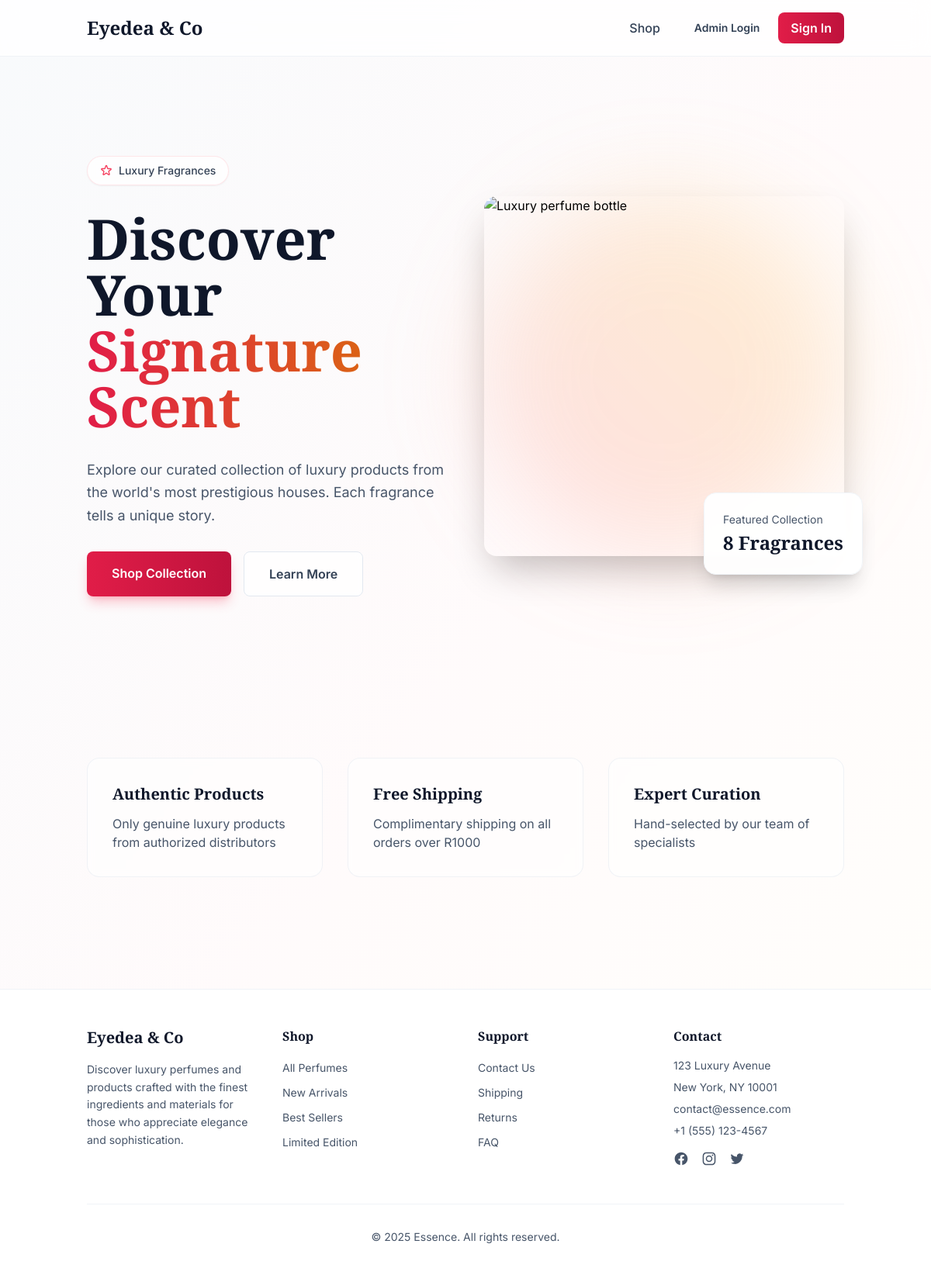
The page / on the database its author committed.
### authentication/models.py (models this page shows, shortened)
class ContactInfo(models.Model):
    address = models.CharField(max_length=255, default='123 Luxury Avenue')
    city = models.CharField(max_length=100, default='New York')
    state = models.CharField(max_length=100, default='NY')
    zip_code = models.CharField(max_length=20, default='10001')
    email = models.EmailField(default='contact@essence.com')
    phone = models.CharField(max_length=20, default='+1 (555) 123-4567')
    updated_at = models.DateTimeField(auto_now=True)
    class Meta:
        verbose_name = 'Contact Information'
        verbose_name_plural = 'Contact Information'

### essence_project/urls.py (the view)
# urls.py: path('', home_redirect, name='home'),
def home_redirect(request):
    if request.user.is_authenticated:
        return redirect('shop')  # Redirect logged-in users to shop
    else:
        return main_page(request)  # Show auth page for non-logged-in users

### authentication/context_processors.py (called while the page is built, shortened)
def contact_info(request):
    try:
        contact_info_instance = ContactInfo.objects.first()
        return {'contact_info': contact_info_instance}
    except:
        return {
            'contact_info': {
                'address': '123 Luxury Avenue',
                'city': 'New York',
                'state': 'NY',
                'zip_code': '10001',
                'email': 'contact@essence.com',
                'phone': '+1 (555) 123-4567'
            }
        }

### authentication/views_main.py (called while the page is built, shortened)
def main_page(request):
    context = {}
    context['features'] = [
        {'title': 'Authentic Products', 'desc': 'Only genuine luxury fragrances from authorized distributors'},
        {'title': 'Free Shipping', 'desc': 'Complimentary shipping on all orders over $100'},
        {'title': 'Expert Curation', 'desc': 'Hand-selected by our team of fragrance specialists'}
    ]
    return render(request, 'react_index.html', context)

### templates/react_index.html (shortened to what this page needs)
<!DOCTYPE html>
<html lang="en">
  <head>
    <script src="https://cdn.tailwindcss.com"></script>
  </head>
  <body class="min-h-screen bg-gradient-to-br from-slate-50 via-rose-50/30 to-amber-50/20">
    {% load static %}
    <nav class="bg-white/80 backdrop-blur-md border-b border-slate-200/50 sticky top-0 z-50">
      <div class="container mx-auto px-6 py-4">
        <div class="flex items-center justify-between">
          <a href="/" class="text-2xl font-bold text-slate-900" style="font-family: 'Playfair Display', serif;">
            Eyedea & Co
          </a>
          <div class="flex items-center gap-8">
            <a href="{% url 'auth_page' %}" class="text-slate-700 hover:text-rose-600 transition-colors font-medium">
              Shop
            </a>
            {% if user.is_authenticated %}
            <div class="flex items-center gap-4">
              <span class="text-sm text-slate-700 max-w-[120px] truncate">
                {{ user.username }}
              </span>
              <a href="{% url 'logout_page' %}"
                 class="text-slate-700 hover:text-rose-600 transition-colors">
                Sign Out
              </a>
            </div>
            {% else %}
            <div class="flex items-center gap-3">
              <a href="{% url 'admin_login' %}"
                 class="px-3 py-2 text-slate-700 font-semibold rounded-lg hover:underline text-sm">
                Admin Login
              </a>
              <a href="{% url 'auth_page' %}?mode=login"
                 class="px-4 py-2 bg-gradient-to-r from-rose-600 to-rose-700 text-white font-semibold rounded-lg hover:shadow-lg transition-shadow">
                Sign In
              </a>
            </div>
            {% endif %}
          </div>
        </div>
      </div>
    </nav>
    {% if request.GET.mode %}
    <div class="container mx-auto px-6 py-12">
      <div class="max-w-md mx-auto">
        <div class="bg-white rounded-2xl shadow-xl p-8">
          <div class="text-center mb-8">
            <h1 class="text-3xl font-bold text-slate-900 mb-2 font-serif-display">
              Welcome to Essence
            </h1>
            <p class="text-slate-600">
              {% if request.GET.mode == 'signup' %}
              Create your account to continue
              {% else %}
              Sign in to your account
              {% endif %}
            </p>
          </div>
          {% if messages %}
          <div class="mb-6">
            {% for message in messages %}
            <div class="p-3 bg-{{ message.tags }}-100 text-{{ message.tags }}-700 rounded-lg text-sm mb-2">
              {{ message }}
            </div>
            {% endfor %}
          </div>
          {% endif %}
          {% if request.GET.mode == 'signup' %}
            <form method="post" action="?mode=signup" class="space-y-4">
              {% csrf_token %}
              <div>
                <label for="username" class="block text-sm font-medium text-slate-700 mb-1">
                  Username
                </label>
                <input
                  type="text"
                  id="username"
                  name="username"
                  required
                  class="w-full px-4 py-3 border border-slate-300 rounded-lg focus:ring-2 focus:ring-rose-500 focus:border-transparent"
                  placeholder="Choose a username"
                >
              </div>
              <div>
                <label for="email" class="block text-sm font-medium text-slate-700 mb-1">
                  Email
                </label>
                <input
                  type="email"
                  id="email"
                  name="email"
                  required
                  class="w-full px-4 py-3 border border-slate-300 rounded-lg focus:ring-2 focus:ring-rose-500 focus:border-transparent"
                  placeholder="your@email.com"
                >
              </div>
              <div>
                <label for="password" class="block text-sm font-medium text-slate-700 mb-1">
                  Password
                </label>
                <input
                  type="password"
                  id="password"
                  name="password"
                  required
                  class="w-full px-4 py-3 border border-slate-300 rounded-lg focus:ring-2 focus:ring-rose-500 focus:border-transparent"
                  placeholder="••••••••"
                >
              </div>
              <div>
                <label for="confirm_password" class="block text-sm font-medium text-slate-700 mb-1">
                  Confirm Password
                </label>
                <input
                  type="password"
                  id="confirm_password"
                  name="confirm_password"
                  required
                  class="w-full px-4 py-3 border border-slate-300 rounded-lg focus:ring-2 focus:ring-rose-500 focus:border-transparent"
                  placeholder="••••••••"
                >
              </div>
              <button
                type="submit"
                class="w-full py-3 px-4 bg-gradient-to-r from-rose-600 to-rose-700 text-white font-semibold rounded-lg hover:shadow-lg transition-shadow"
              >
                Create Account
              </button>
            </form>
            <div class="mt-4 text-center">
              <p class="text-slate-600">
                Already have an account?
                <a href="?mode=login" class="text-rose-600 font-semibold hover:underline">
                  Sign in
                </a>
              </p>
            </div>
          {% elif request.GET.mode == 'login' %}
            <form method="post" action="?mode=login" class="space-y-4">
              {% csrf_token %}
              <div>
                <label for="login_username" class="block text-sm font-medium text-slate-700 mb-1">
                  Username or Email
                </label>
                <input
                  type="text"
                  id="login_username"
                  name="username"
                  required
                  class="w-full px-4 py-3 border border-slate-300 rounded-lg focus:ring-2 focus:ring-rose-500 focus:border-transparent"
                  placeholder="Enter your username or email"
                >
              </div>
              <div>
                <label for="login_password" class="block text-sm font-medium text-slate-700 mb-1">
                  Password
                </label>
                <input
                  type="password"
                  id="login_password"
                  name="password"
                  required
                  class="w-full px-4 py-3 border border-slate-300 rounded-lg focus:ring-2 focus:ring-rose-500 focus:border-transparent"
                  placeholder="••••••••"
                >
              </div>
              <button
                type="submit"
                class="w-full py-3 px-4 bg-gradient-to-r from-rose-600 to-rose-700 text-white font-semibold rounded-lg hover:shadow-lg transition-shadow"
              >
                Sign In
              </button>
            </form>
            <div class="mt-4 text-center">
              <p class="text-slate-600">
                Don't have an account?
                <a href="?mode=signup" class="text-rose-600 font-semibold hover:underline">
                  Sign up
                </a>
              </p>
            </div>
          {% endif %}
        </div>
      </div>
    </div>
    {% else %}
    <div class="relative overflow-hidden">
      <div class="container mx-auto px-6 py-20 lg:py-32">
        <div class="grid lg:grid-cols-2 gap-12 items-center">
          <div class="space-y-8">
            <div class="inline-flex items-center gap-2 px-4 py-2 bg-white/80 backdrop-blur-sm rounded-full border border-rose-200/50 shadow-sm">
              <span class="text-sm font-medium text-slate-700">Luxury Fragrances</span>
            </div>
            <h1 class="text-5xl lg:text-7xl font-bold text-slate-900 leading-tight" style="font-family: 'Playfair Display', serif;">
              Discover Your
              <span class="block bg-gradient-to-r from-rose-600 to-amber-600 bg-clip-text text-transparent">
              </span>
            </h1>
            <p class="text-lg text-slate-600 leading-relaxed max-w-lg">
              Explore our curated collection of luxury products from the world's most prestigious houses. Each fragrance tells a unique story.
            </p>
            <div class="flex gap-4">
              <a
                href="{% url 'auth_page' %}"
                class="px-8 py-4 bg-gradient-to-r from-rose-600 to-rose-700 text-white font-semibold rounded-lg shadow-lg shadow-rose-500/30 hover:shadow-xl hover:shadow-rose-500/40 transition-all duration-300 hover:-translate-y-0.5"
              >
                Shop Collection
              </a>
              <a
                href="{% url 'auth_page' %}"
                class="px-8 py-4 bg-white/80 backdrop-blur-sm text-slate-700 font-semibold rounded-lg border border-slate-200 hover:bg-white hover:border-slate-300 transition-all duration-300"
              >
                Learn More
              </a>
            </div>
          </div>
          <div class="relative">
            <img
              src="https://images.unsplash.com/photo-1541643600914-78b084683601?w=800&q=80"
              alt="Luxury perfume bottle"
              class="relative rounded-2xl shadow-2xl w-full object-cover aspect-square"
            />
            <div class="absolute -bottom-6 -right-6 bg-white/95 backdrop-blur-sm p-6 rounded-2xl shadow-xl border border-slate-100">
              <p class="text-sm text-slate-600 mb-1">Featured Collection</p>
              <p class="text-2xl font-bold text-slate-900" style="font-family: 'Playfair Display', serif;">8 Fragrances</p>
            </div>
          </div>
        </div>
      </div>
      <div class="container mx-auto px-6 py-20">
        <div class="grid md:grid-cols-3 gap-8">
          <div class="p-8 bg-white/60 backdrop-blur-sm rounded-2xl border border-slate-200/50 hover:bg-white hover:shadow-lg transition-all duration-300">
            <h3 class="text-xl font-semibold text-slate-900 mb-3" style="font-family: 'Playfair Display', serif;">
              Authentic Products
            </h3>
            <p class="text-slate-600">Only genuine luxury products from authorized distributors</p>
          </div>
          <div class="p-8 bg-white/60 backdrop-blur-sm rounded-2xl border border-slate-200/50 hover:bg-white hover:shadow-lg transition-all duration-300">
            <h3 class="text-xl font-semibold text-slate-900 mb-3" style="font-family: 'Playfair Display', serif;">
              Free Shipping
            </h3>
            <p class="text-slate-600">Complimentary shipping on all orders over R1000</p>
          </div>
          <div class="p-8 bg-white/60 backdrop-blur-sm rounded-2xl border border-slate-200/50 hover:bg-white hover:shadow-lg transition-all duration-300">
            <h3 class="text-xl font-semibold text-slate-900 mb-3" style="font-family: 'Playfair Display', serif;">
              Expert Curation
            </h3>
            <p class="text-slate-600">Hand-selected by our team of specialists</p>
          </div>
        </div>
      </div>
    </div>
    {% endif %}
    <footer class="bg-white border-t border-slate-200/50 mt-16">
      <div class="container mx-auto px-6 py-12">
        <div class="grid grid-cols-1 md:grid-cols-4 gap-8">
          <div>
            <h3 class="text-xl font-serif-display font-bold text-slate-900 mb-4">Eyedea & Co</h3>
            <p class="text-slate-600 text-sm leading-relaxed">
              Discover luxury perfumes and products crafted with the finest ingredients and materials for those who appreciate elegance and sophistication.
            </p>
          </div>
          <div>
            <h4 class="font-semibold text-slate-900 mb-4">Shop</h4>
            <ul class="space-y-2">
              <li><a href="{% url 'auth_page' %}" class="text-slate-600 hover:text-rose-600 transition-colors text-sm">All Perfumes</a></li>
              <li><a href="#" class="text-slate-600 hover:text-rose-600 transition-colors text-sm">New Arrivals</a></li>
              <li><a href="#" class="text-slate-600 hover:text-rose-600 transition-colors text-sm">Best Sellers</a></li>
              <li><a href="#" class="text-slate-600 hover:text-rose-600 transition-colors text-sm">Limited Edition</a></li>
            </ul>
          </div>
          <div>
            <h4 class="font-semibold text-slate-900 mb-4">Support</h4>
            <ul class="space-y-2">
              <li><a href="#" class="text-slate-600 hover:text-rose-600 transition-colors text-sm">Contact Us</a></li>
              <li><a href="#" class="text-slate-600 hover:text-rose-600 transition-colors text-sm">Shipping</a></li>
              <li><a href="#" class="text-slate-600 hover:text-rose-600 transition-colors text-sm">Returns</a></li>
              <li><a href="#" class="text-slate-600 hover:text-rose-600 transition-colors text-sm">FAQ</a></li>
            </ul>
          </div>
          <div>
            <h4 class="font-semibold text-slate-900 mb-4">Contact</h4>
            <address class="text-slate-600 text-sm not-italic">
              <p class="mb-2">{{ contact_info.address }}</p>
              <p class="mb-2">{{ contact_info.city }}, {{ contact_info.state }} {{ contact_info.zip_code }}</p>
              <p class="mb-2">{{ contact_info.email }}</p>
              <p>{{ contact_info.phone }}</p>
            </address>
            <div class="flex space-x-4 mt-4">
              <a href="#" class="text-slate-600 hover:text-rose-600 transition-colors">
              </a>
              <a href="#" class="text-slate-600 hover:text-rose-600 transition-colors">
              </a>
              <a href="#" class="text-slate-600 hover:text-rose-600 transition-colors">
              </a>
            </div>
          </div>
        </div>
        <div class="border-t border-slate-200/50 mt-12 pt-8 flex flex-col md:flex-row justify-center items-center">
          <p class="text-slate-600 text-sm text-center">© 2025 Essence. All rights reserved.</p>
        </div>
      </div>
    </footer>
  </body>
</html>

### rows shown on the page
ContactInfo: address "123 Luxury Avenue", city "New York", state "NY", zip_code "10001", email "contact@essence.com", phone "+1 (555) 123-4567"
